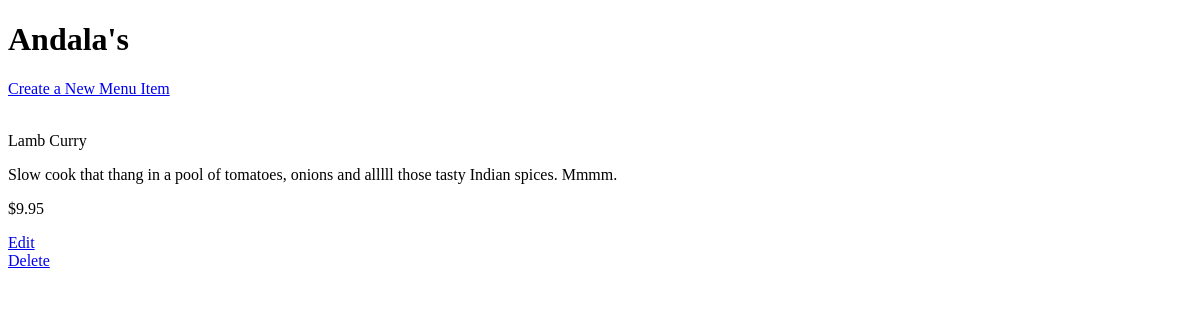
The page /restaurants/6/ on the database as committed earlier.
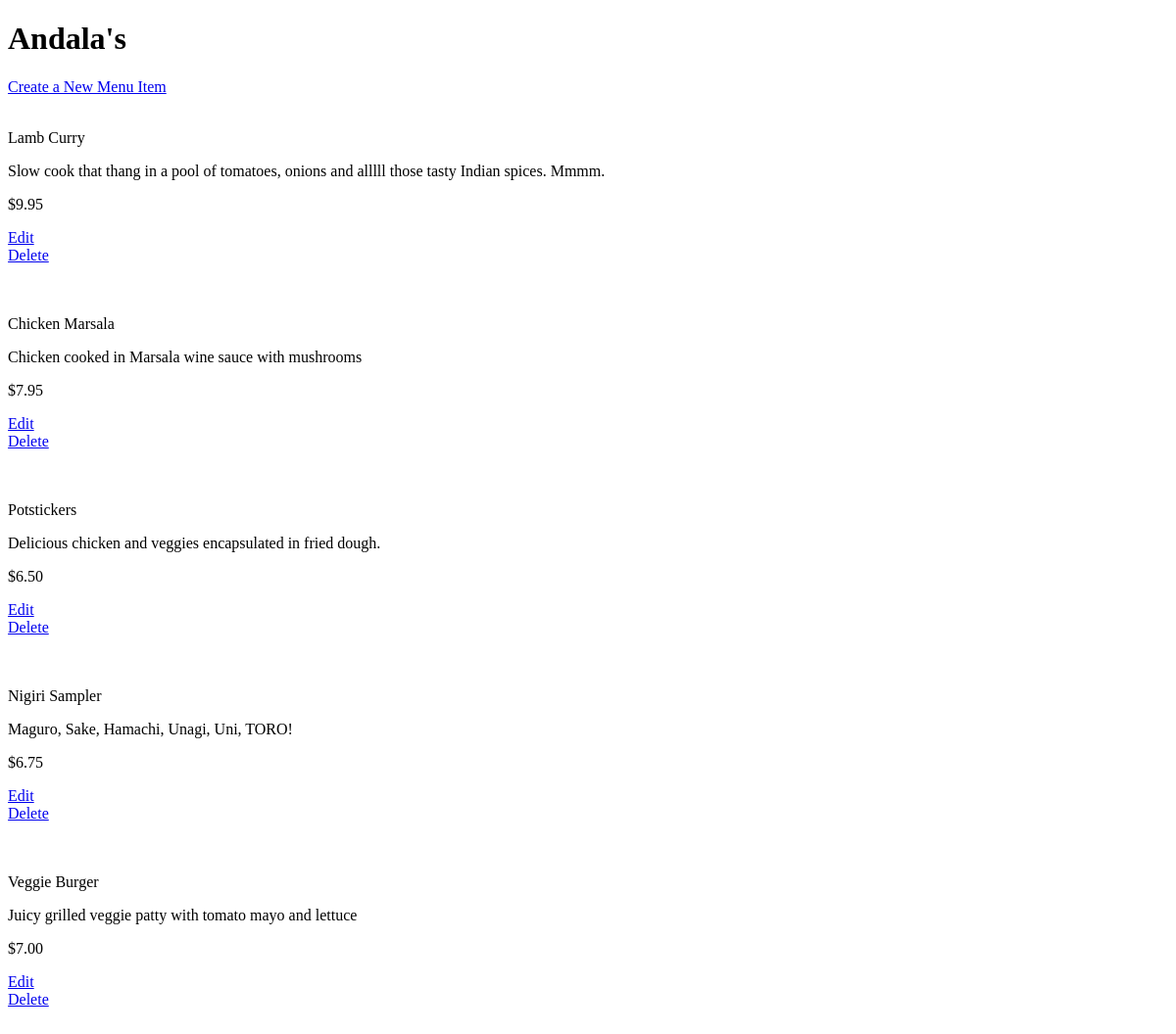
The same page on the database as committed later.
### database_setup.py (models this page shows, shortened)
class MenuItem(Base):
    __tablename__ = 'menu_item'
    name = Column(String(80), nullable = False)
    id = Column(Integer, primary_key = True)
    course = Column(String(250))
    description = Column(String(250))
    price = Column(String(8))
    restaurant_id = Column(Integer, ForeignKey('restaurant.id'))
    restaurant = relationship(Restaurant)

### project.py (the view)
@app.route('/restaurants/<int:restaurant_id>/')
def restaurantMenu(restaurant_id):
    restaurant = session.query(Restaurant).filter_by(id = restaurant_id).one()
    menu_items = session.query(MenuItem).filter_by(restaurant_id = restaurant.id)
    return render_template('menu.html', restaurant = restaurant, menu_items = menu_items)

### templates/menu.html (shortened to what this page needs)
<!DOCTYPE html>
<html>
    <head>
    </head>
    <body>
        <h1>{{ restaurant.name }}</h1>
        <a href="{{ url_for('newMenuItem', restaurant_id = restaurant.id) }}">Create a New Menu Item</a>
        <br><br>
        {% for item in menu_items %}
            <div>
                <p>{{ item.name }}</p>
                <p>{{ item.description }}</p>
                <p> {{ item.price }} </p>
                <a href="{{ url_for('editMenuItem', restaurant_id = restaurant.id, menu_id = item.id) }}">Edit</a>
                <br>
                <a href="{{ url_for('deleteMenuItem', restaurant_id = restaurant.id, menu_id = item.id) }}">Delete</a>
                <br><br><br>
            </div>
        {% endfor %}
    </body>
</html>

Rows that differ between the two databases and show on the page:
now on this page (row edited): MenuItem: name "Chicken Marsala", description "Chicken cooked in Marsala wine sauce with mushrooms", price "$7.95"
now on this page (row edited): MenuItem: name "Potstickers", description "Delicious chicken and veggies encapsulated in fried dough.", price "$6.50"
now on this page (row edited): MenuItem: name "Nigiri Sampler", description "Maguro, Sake, Hamachi, Unagi, Uni, TORO!", price "$6.75"
now on this page (row edited): MenuItem: name "Veggie Burger", description "Juicy grilled veggie patty with tomato mayo and lettuce", price "$7.00"
